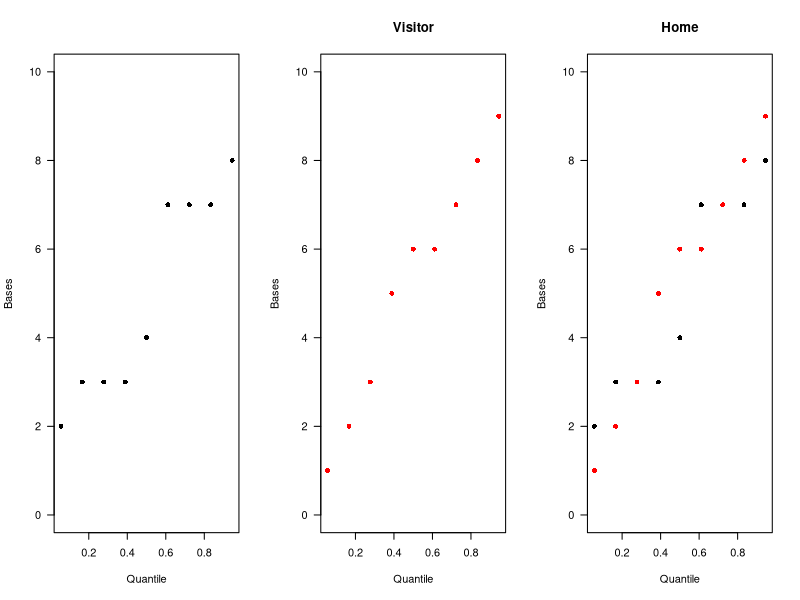
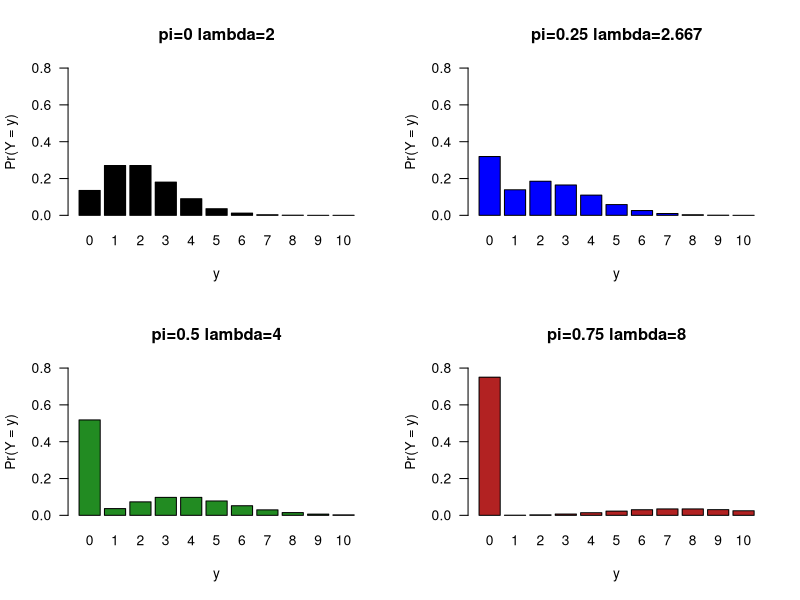

Recreate these plots in R, in order.
## ---- chunk 1
estVarHT <- function(y_u, pi_u, pi_uv){
  ## y_u = an n element array containing the variate values for the sample
  
  ## pi_u = an n element array containing the (marginal) inclusion probabilities for the sample
  
  ## pi_uv = an nxn matrix containing the joint inclusion probabilities for the sample
  
  delta <- pi_uv - outer(pi_u, pi_u)
  estimateVar <-  sum( (delta/pi_uv) * outer(y_u/pi_u,y_u/pi_u) ) 
  return(abs(estimateVar))
}
## ---- chunk 2
set.seed(341)
y1 = sort(rpois(9, lambda=5)) # This is random data, replace this
y2 = sort(rpois(9, lambda=5))

x = ((1:length(y1)) - 0.5)/length(y1)

par(mfrow = c(1,3))

plot(x, y1, xlab="Quantile", ylab="Bases", pch=16, 
     las=1, ylim=c(0,10))
plot(x, y2, xlab="Quantile", ylab="Bases", pch=16, 
     las=1, col="Red", ylim=c(0,10), main="Visitor")

plot(x, y1, xlab="Quantile", ylab="Bases", pch=16, 
     las=1, ylim=c(0,10), main="Home")
points(x, y2, xlab="Quantile", ylab="Bases", pch=16, 
       las=1, col="Red", main="Both")

par(mfrow = c(1,1))
## ---- chunk 3
pi = c(0, 0.25, 0.5, 0.75)
lambda = round(2/(1 - pi),3)
cols = c("Black", "Blue", "Forestgreen", "Firebrick")

par(mfrow = c(2,2))

for(k in 1:4)
{
  probs = c(pi[k]+dpois(0, lambda=lambda[k]), 
            (1-pi[k])*dpois(1:10, lambda=lambda[k]))
  
  barplot(probs, main=paste0("pi=",pi[k]," lambda=",lambda[k]), 
          ylim=c(0,0.8), names.arg = 0:10, las=1,
          xlab="y", ylab="Pr(Y = y)", col=cols[k])
}
